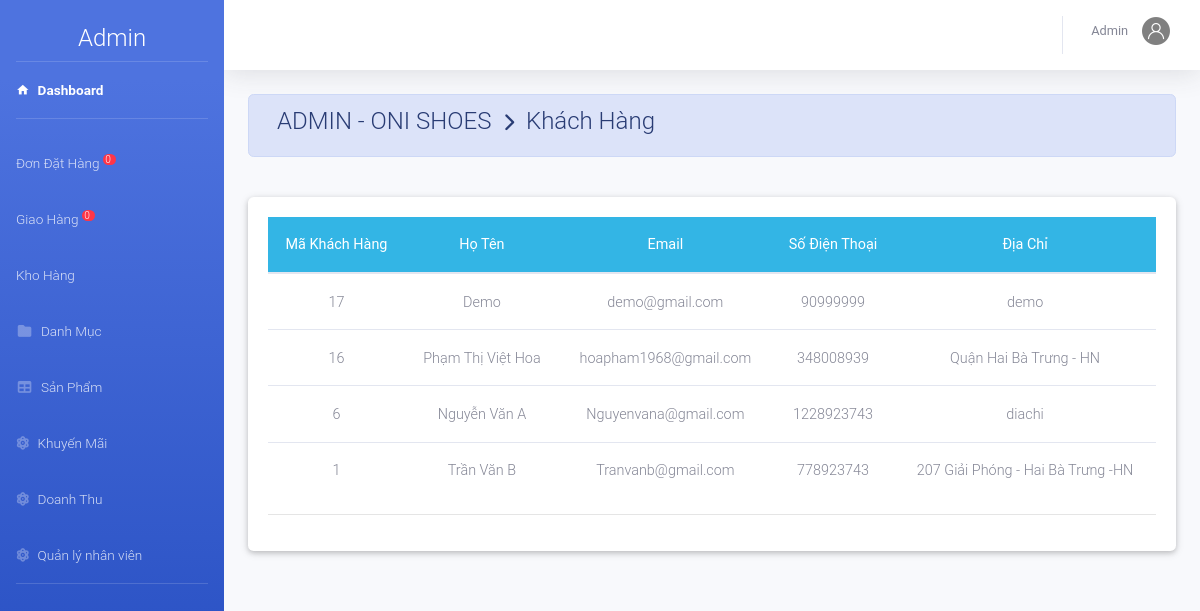
Page /admin/index.php?action=kh (signed in) on the committed database.
### tables this page shows
CREATE TABLE `khachhang` (
  `MaKH` int(11) NOT NULL,
  `TenKH` varchar(50) NOT NULL,
  `Email` varchar(50) NOT NULL,
  `SDT` bigint(12) NOT NULL,
  `DiaChi` text NOT NULL,
  `MatKhau` varchar(50) NOT NULL
);

### admin/khachhang/thongtin.php (the view, shortened to what this page needs)
<?php
include_once('../model/database.php');
	$sql="SELECT *from khachhang ";
	$rs=mysqli_query($conn,$sql);
?>
<div class="container-fluid">
	<div class=" alert alert-primary">
	  <h4 class="page-title">
	     ADMIN - ONI SHOES &#160;<i class="fas fa-chevron-right" style="font-size: 18px"></i>&#160; Khách Hàng</h4>
	</div><br>
	<div class="card">
		<div class="card-body">
			<table class="table table-hover m-auto text-center" style="font-size: 13px;">
				<thead class="badge-info">
					<tr>
						<th>Mã Khách Hàng</th>
						<th>Họ Tên</th>
						<th>Email</th>
						<th>Số Điện Thoại</th>
						<th>Địa Chỉ</th>
					</tr>
				</thead>
				<tbody>
			 <?php $so=0;
				 while ($row=mysqli_fetch_array($rs)) { ?>
					<tr>
						<td><?php echo $row['MaKH']; ?></td>
						<td><?php echo $row['TenKH']; ?></td>
						<td><?php echo $row['Email']; ?></td>
						<td><?php echo $row['SDT']; ?></td>
						<td><?php echo $row['DiaChi']; ?></td>
					</tr>
			 <?php	} ?>
				</tbody>
			</table><hr>
		</div>
	</div>
</div>

### rows in the picture
khachhang: MaKH "17", TenKH "Demo", Email "demo@gmail.com", SDT "90999999", DiaChi "demo"
khachhang: MaKH "16", TenKH "Phạm Thị Việt Hoa", Email "hoapham1968@gmail.com", SDT "348008939", DiaChi "Quận Hai Bà Trưng - HN"
khachhang: MaKH "6", TenKH "Nguyễn Văn A", Email "Nguyenvana@gmail.com", SDT "1228923743", DiaChi "diachi"
khachhang: MaKH "1", TenKH "Trần Văn B", Email "Tranvanb@gmail.com", SDT "778923743", DiaChi "207 Giải Phóng - Hai Bà Trưng -HN"

### other values in the picture
$dem "0"
$nv['TenNV'] "Admin"
